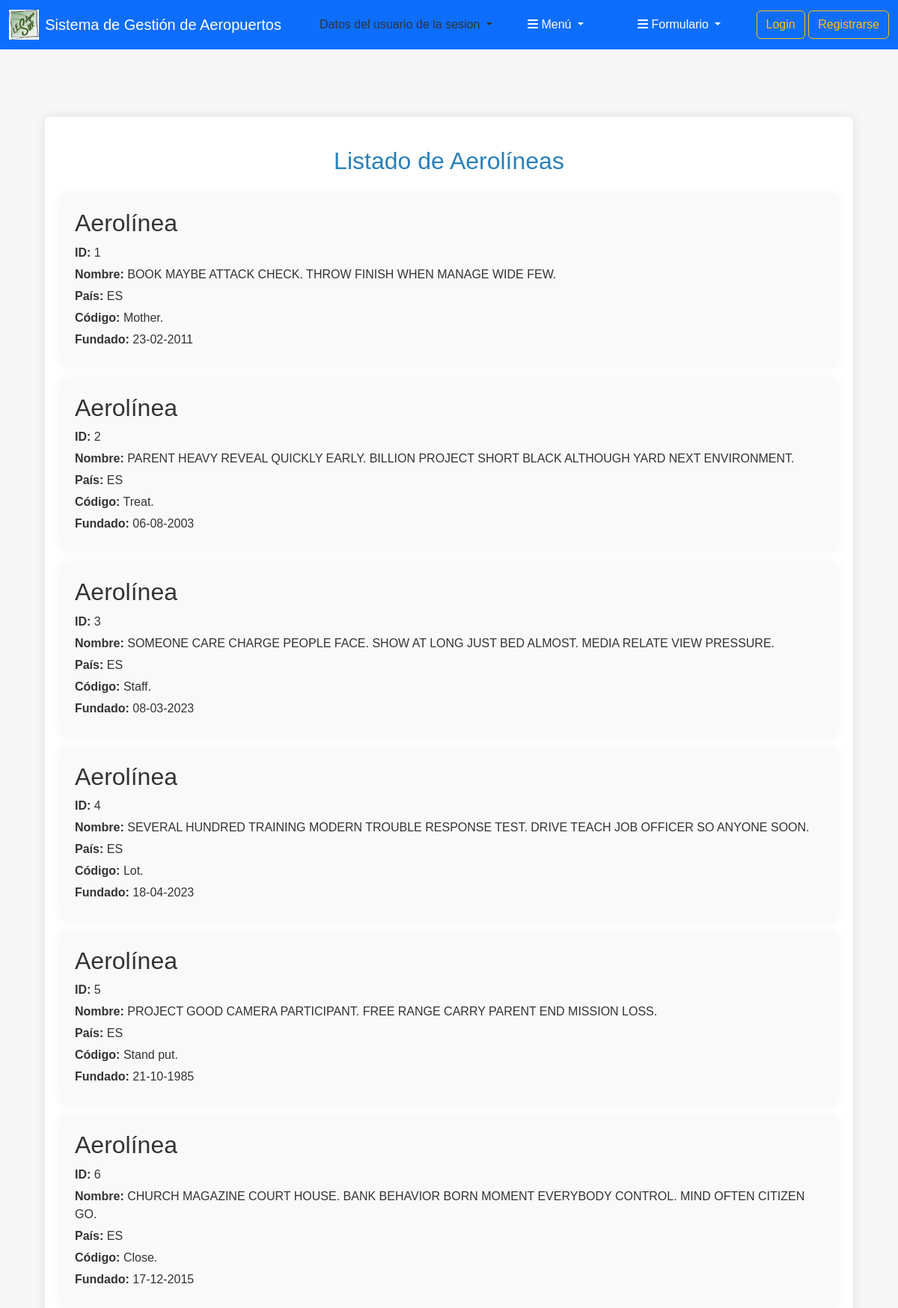
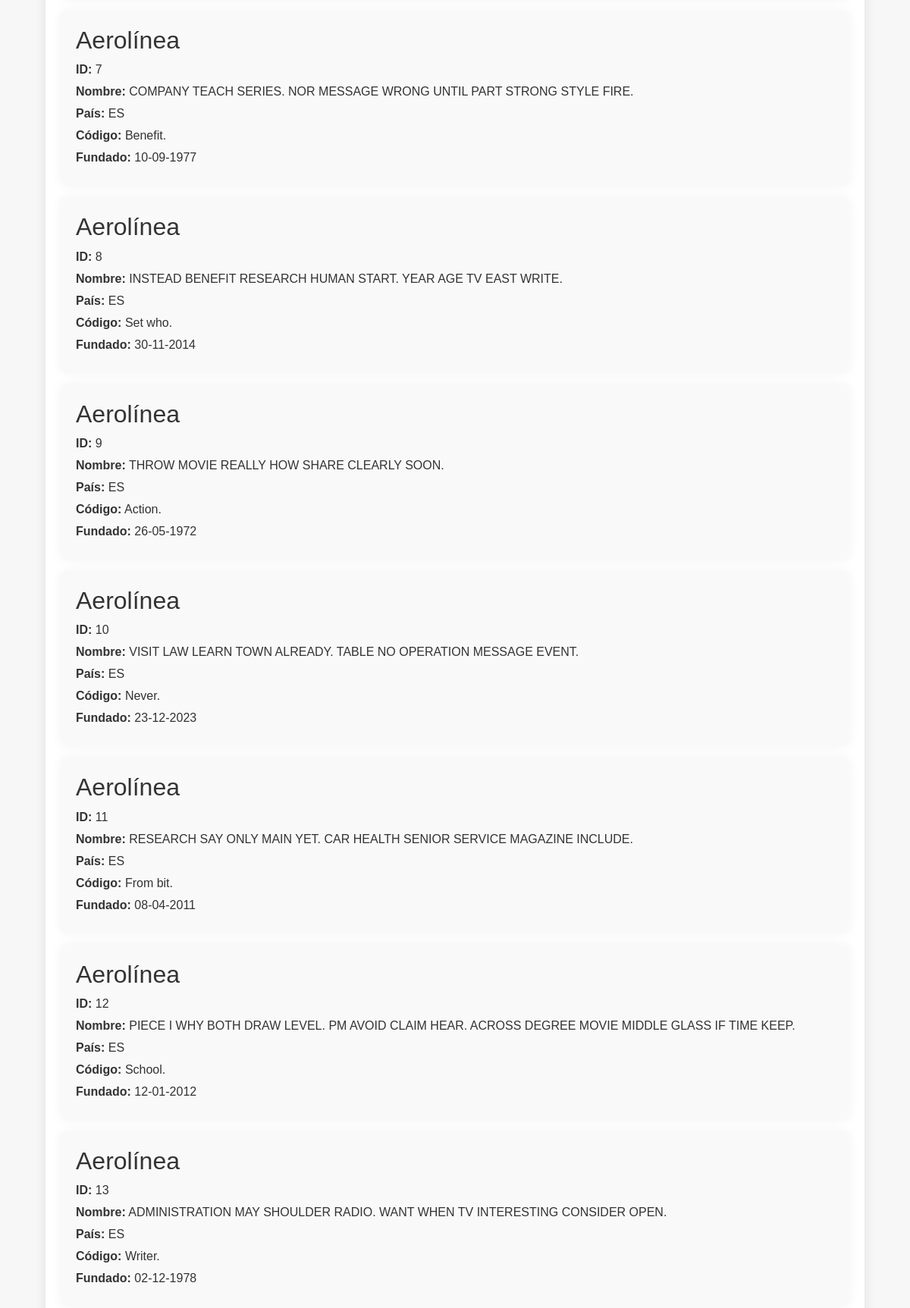
The app's page /aerolineas/ (upper part) with its own data (2 pictures, top to bottom).
### apaeropuerto/models.py (models this page shows, shortened)
class Aerolinea(models.Model):
    paises = [
        ("ES", "España"),
        ("EN", "Inglaterra"),
        ("FR", "Francia"),
        ("IT", "Italia"),
    ]
    nombre = models.CharField(max_length=100,verbose_name="Aerolínea operadora")
    codigo = models.CharField(max_length=10)
    fecha_fundacion = models.DateField(auto_now_add=True)
    pais = models.CharField(
        max_length=2,
        choices=paises,default='ES'
    )
    aeropuerto =   models.ManyToManyField(Aeropuerto, related_name='aerolinea_de_aeropuerto') # Relación ManytoMany

### apaeropuerto/views.py (the view)
# urls.py: path('aerolineas/', views.lista_aerolineas, name='lista_aerolineas'),
def lista_aerolineas(request):  # Cambiado aquí
    aerolineas = Aerolinea.objects.all()
    return render(request, 'paginas/aerolinea_list.html', {'aerolineas': aerolineas})

### apaeropuerto/templates/paginas/aerolinea_list.html (shortened to what this page needs)
{% extends "Principal.html" %}
{% load static %}
{% block contenido %}
    <div class="container">
        <h1>Listado de Aerolíneas</h1>
        {% if aerolineas %}
            {% for aerolinea in aerolineas %}
            <article>
                {% include 'Listas/Aerolinea.html' %}
            </article>
            {% endfor %}
        {% else %}
            <p>No hay aerolíneas disponibles.</p>
        {% endif %}
        </div>
{% endblock %}

### apaeropuerto/templates/Listas/Aerolinea.html
    <h2>Aerolínea</h2>
    <p><strong>ID:</strong> {{ aerolinea.id }}</p>
    <p><strong>Nombre:</strong> {{ aerolinea.nombre|upper }}</p>
    <p><strong>País:</strong> {{ aerolinea.pais }}</p>
    <p><strong>Código:</strong> {{ aerolinea.codigo }}</p>
    <p><strong>Fundado:</strong> {{ aerolinea.fecha_fundacion|date:"d-m-Y"  }}</p>

### apaeropuerto/static/css/estilos.css (style rules this page uses)
html, body { margin: 0; padding: 0; min-height: 100%; display: flex; flex-direction: column; }
body { font-family: Arial, sans-serif; background-color: #f7f7f7; color: #333; flex: 1; }
.container { width: 90%; margin: 20px auto; background-color: #fff; padding: 20px; border-radius: 8px; box-shadow: 0px 0px 15px rgba(0, 0, 0, 0.1); }
h1 { color: #2980b9; text-align: center; margin-bottom: 25px; font-size: 2em; margin-top: 20px; }
article { background-color: #f9f9f9; padding: 20px; margin-bottom: 15px; border-radius: 8px; box-shadow: 0px 0px 15px rgba(0, 0, 0, 0.05); transition: transform 0.2s; }
article p { margin: 5px 0; }
article strong { color: #333; }

### records on screen
Aerolinea: id "1", nombre "BOOK MAYBE ATTACK CHECK. THROW FINISH WHEN MANAGE WIDE FEW.", pais "ES", codigo "Mother.", fecha_fundacion "23-02-2011"
Aerolinea: id "2", nombre "PARENT HEAVY REVEAL QUICKLY EARLY. BILLION PROJECT SHORT BLACK ALTHOUGH YARD NEXT ENVIRONMENT.", pais "ES", codigo "Treat.", fecha_fundacion "06-08-2003"
Aerolinea: id "3", nombre "SOMEONE CARE CHARGE PEOPLE FACE. SHOW AT LONG JUST BED ALMOST. MEDIA RELATE VIEW PRESSURE.", pais "ES", codigo "Staff.", fecha_fundacion "08-03-2023"
Aerolinea: id "4", nombre "SEVERAL HUNDRED TRAINING MODERN TROUBLE RESPONSE TEST. DRIVE TEACH JOB OFFICER SO ANYONE SOON.", pais "ES", codigo "Lot.", fecha_fundacion "18-04-2023"
Aerolinea: id "5", nombre "PROJECT GOOD CAMERA PARTICIPANT. FREE RANGE CARRY PARENT END MISSION LOSS.", pais "ES", codigo "Stand put.", fecha_fundacion "21-10-1985"
Aerolinea: id "6", nombre "CHURCH MAGAZINE COURT HOUSE. BANK BEHAVIOR BORN MOMENT EVERYBODY CONTROL. MIND OFTEN CITIZEN GO.", pais "ES", codigo "Close.", fecha_fundacion "17-12-2015"
Aerolinea: id "7", nombre "COMPANY TEACH SERIES. NOR MESSAGE WRONG UNTIL PART STRONG STYLE FIRE.", pais "ES", codigo "Benefit.", fecha_fundacion "10-09-1977"
Aerolinea: id "8", nombre "INSTEAD BENEFIT RESEARCH HUMAN START. YEAR AGE TV EAST WRITE.", pais "ES", codigo "Set who.", fecha_fundacion "30-11-2014"
Aerolinea: id "9", nombre "THROW MOVIE REALLY HOW SHARE CLEARLY SOON.", pais "ES", codigo "Action.", fecha_fundacion "26-05-1972"
Aerolinea: id "10", nombre "VISIT LAW LEARN TOWN ALREADY. TABLE NO OPERATION MESSAGE EVENT.", pais "ES", codigo "Never.", fecha_fundacion "23-12-2023"
Aerolinea: id "11", nombre "RESEARCH SAY ONLY MAIN YET. CAR HEALTH SENIOR SERVICE MAGAZINE INCLUDE.", pais "ES", codigo "From bit.", fecha_fundacion "08-04-2011"
Aerolinea: id "12", nombre "PIECE I WHY BOTH DRAW LEVEL. PM AVOID CLAIM HEAR. ACROSS DEGREE MOVIE MIDDLE GLASS IF TIME KEEP.", pais "ES", codigo "School.", fecha_fundacion "12-01-2012"
Aerolinea: id "13", nombre "ADMINISTRATION MAY SHOULDER RADIO. WANT WHEN TV INTERESTING CONSIDER OPEN.", pais "ES", codigo "Writer.", fecha_fundacion "02-12-1978"
